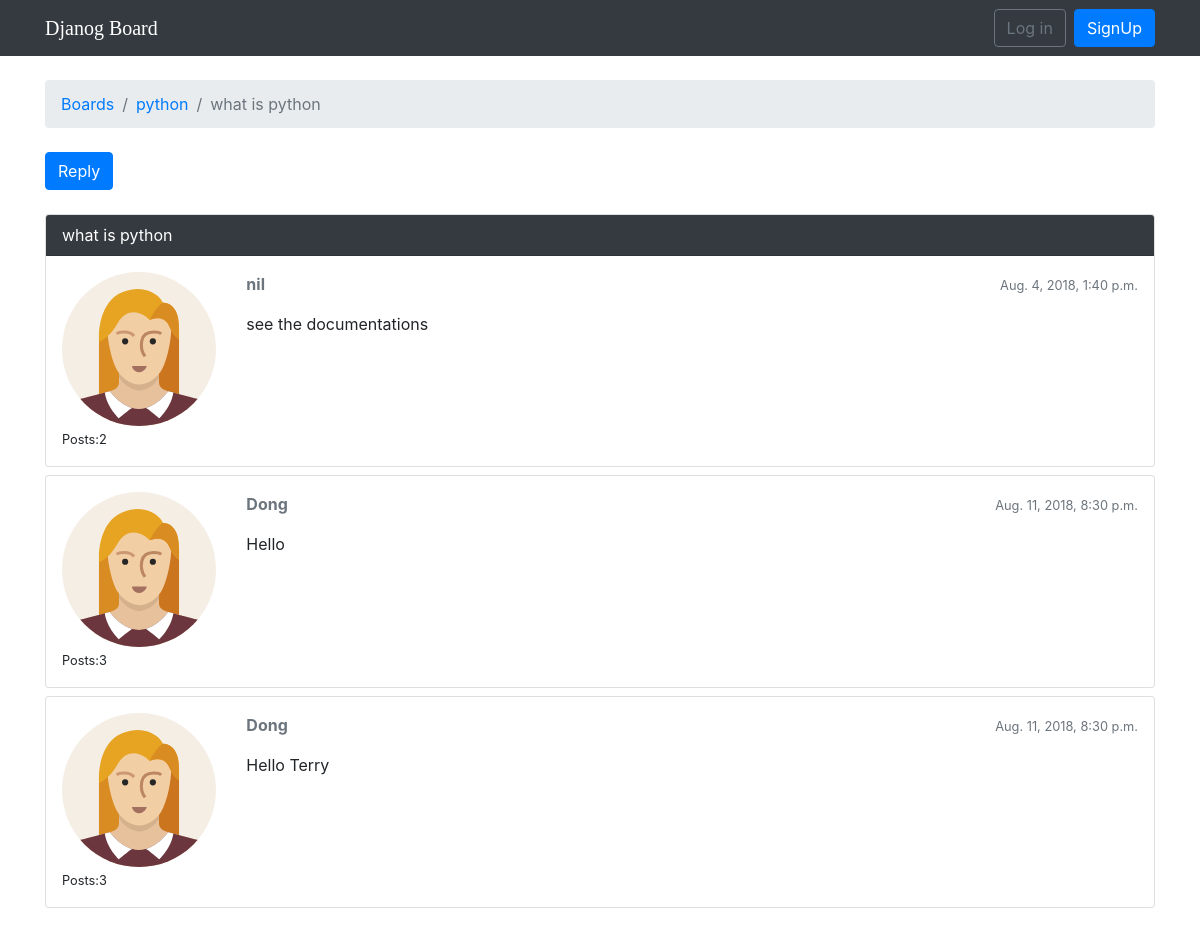
The app's page /boards/1/topics/1/, older data.
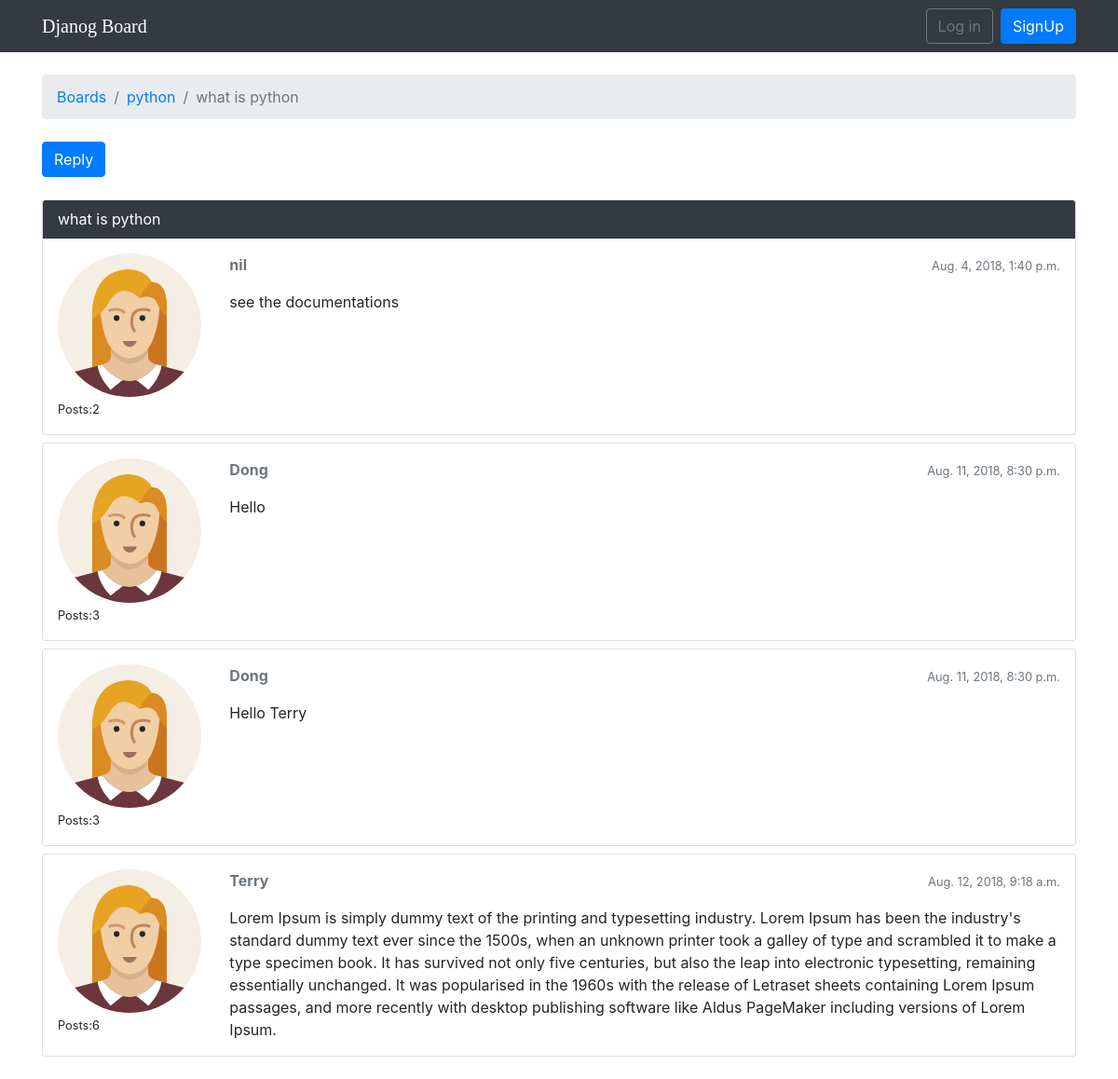
The same page, newer data.
### djforum/models.py (models this page shows, shortened)
class Topic(models.Model):
	subject = models.CharField(max_length = 255)
	last_updated = models.DateTimeField(auto_now_add = True)
	board = models.ForeignKey(Board, on_delete = models.CASCADE, related_name = 'topics')
	starter = models.ForeignKey(User, on_delete = models.CASCADE, related_name = 'topics')
	views = models.PositiveIntegerField(default = 0)

class Post(models.Model):
	message = models.CharField(max_length = 4000)
	topic = models.ForeignKey(Topic, on_delete = models.CASCADE, related_name = 'posts')
	created_at = models.DateTimeField(auto_now_add = True, null = True)
	updated_at = models.DateTimeField(null = True)
	created_by = models.ForeignKey(User, on_delete = models.CASCADE, related_name = 'posts')
	updated_by = models.ForeignKey(User, on_delete = models.CASCADE, null = True, related_name = '+')

class Board(models.Model):
	name = models.CharField(max_length = 255)
	description = models.CharField(max_length = 255)

### djforum/views.py (the view)
# urls.py: path('boards/<int:pk>/topics/<int:topic_pk>/', views.PostListView.as_view(), name = 'topic_posts'),
class PostListView(ListView):
	model = Post
	context_object_name = 'posts'
	template_name = 'topic_posts.html'
	paginated_by = 2
	def get_context_data(self, **kwargs):
		self.topic.views += 1
		self.topic.save()
		kwargs['topic'] = self.topic
		return super().get_context_data(**kwargs)
	def get_queryset(self):
		self.topic = get_object_or_404(Topic, board__pk=self.kwargs.get('pk'), pk = self.kwargs.get('topic_pk'))
		queryset = self.topic.posts.order_by('created_at')
		return queryset

### templates/topic_posts.html (shortened to what this page needs)
{% extends 'base.html' %}
{% load static %}
{% block breadcrumb %}
	<li class="breadcrumb-item"><a href="{% url 'home' %}">Boards</a></li>
	<li class="breadcrumb-item"><a href="{%url 'board_topics' topic.board.pk %}">{{topic.board.name}}</a></li>
	<li class="breadcrumb-item active">{{topic.subject}}</li>
{% endblock breadcrumb %}
{% block content %}
	<div class="mb-4">
		<a href="{% url 'reply_topic' topic.board.pk topic.pk %}" class="btn btn-primary" role="button">Reply</a>
	</div>
	{% for post in posts %}
		<div class="card {% if forloop.last %}mb-4{% else %}mb-2{% endif %} {% if forloop.first %} boarder-dark {% endif %}">
			{% if forloop.first %}
				<div class="card-header text-white bg-dark py-2 px-3">{{topic.subject}}</div>
			{% endif %}
			<div class="card-body p-3">
				<div class="row">
					<div class="col-2">
						<img src="{% static 'img/avatar.svg' %}" alt="{{post.created_by.username}}" class="w-100">
						<small>Posts:{{post.created_by.posts.count}}</small>
					</div>
					<div class="col-10">
						<div class="row mb-3">
							<div class="col-6">
								<strong class="text-muted">{{post.created_by.username}}</strong>
							</div>
							<div class="col-6 text-right">
								<small class="text-muted">{{post.created_at}}</small>
							</div>
						</div>
						{{post.message}}
					</div>
				</div>
			</div>
		</div>
	{% endfor %}
{% endblock content %}

Row changes from the older to the newer data that the page shows:
added Post: created_by.posts.count "6", created_by.username "Terry", created_at "Aug. 12, 2018, 9:18 a.m.", message "Lorem Ipsum is simply dummy text of the printing and typesetting industry. Lorem Ipsum has been the industry's standard dummy text ever since the 1500s, when an unknown printer took a galley of type and scrambled it to make a type specimen book. It has survived not only five centuries, but also the leap into electronic typesetting, remaining essentially unchanged. It was popularised in the 1960s with the release of Letraset sheets containing Lorem Ipsum passages, and more recently with desktop publishing software like Aldus PageMaker including versions of Lorem Ipsum."
